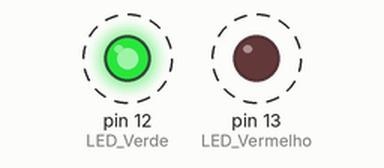
This sketch was run on a simulated Arduino Uno, built with avr-gcc and run on an emulated ATmega328P. On the bench: output pins drawn as LEDs (lit = HIGH). Dashed ring = blinking. What the sketch prints to the serial monitor is not drawn.

Above: at 0.5 s.
Timing chart, 0 to 4.6 s (numbered marks = the images above):
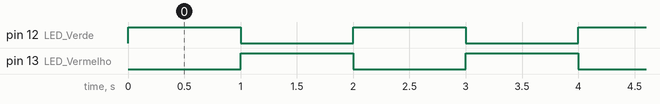

Measured:
- by itself, pin 12 (LED_Verde), pin 13 (LED_Vermelho): alternates HIGH for 1.0 s and LOW for 1.0 s

The sketch:

4__Project_GreenToRed.ino
```cpp
//4º Projeto: Intercalação entre LEDs Verde e Vermelho
//Gabriel Sassati

void setup() {

  // Configura os pinos 12 e 13 como saída
  pinMode(12, OUTPUT); // LED Verde
  pinMode(13, OUTPUT); // LED Vermelho
  // Inicia a comunicação serial
  Serial.begin(9600);
}

void loop() {
  // Liga o LED Verde (pino 12) e desliga o LED Vermelho (pino 13)
  digitalWrite(12, HIGH); // Verde ligado
  digitalWrite(13, LOW); // Vermelho desligado
  Serial.println("Verde ligado e vermelho desligado");
  delay(1000); // Espera 1 segundo

  // Liga o LED Vermelho (pino 13) e desliga o LED Verde (pino 12)
  digitalWrite(12, LOW); // Verde desligado
  digitalWrite(13, HIGH); // Vermelho ligado
  Serial.println("Vermelho ligado e verde desligado");
  delay(1000); // Espera 1 segundo
}
```
